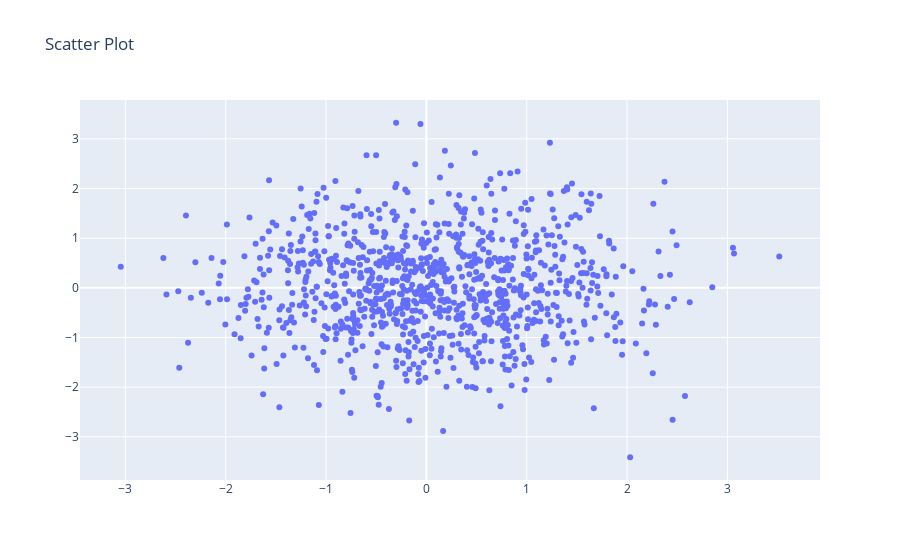

Source (notebook cell):
### Markdown cell above
下面代码就是 `data-layout-fig-iplot` 绘图四步骤。画散点图一定要设置参数 `mode="markers"`，不然这些点之间由线段连接。

### Code cell
trace = go.Scatter(x=x, y=y, mode="markers")
data = [trace]
layout = go.Layout(title="Scatter Plot")
fig = go.Figure(data=data, layout=layout)
iplot(fig)

### Figure 1 — Plotly figure (JSON) as saved in the notebook; plotly's stock layout.template omitted (floating-point values rounded to 4 significant figures; data arrays with more than 128 entries replaced by an {"elided": "..."} marker saying what was removed)
{"data": [{"mode": "markers", "type": "scatter", "x": {"elided": "1000 float values"}, "y": {"elided": "1000 float values"}}], "layout": {"title": {"text": "Scatter Plot"}}}
